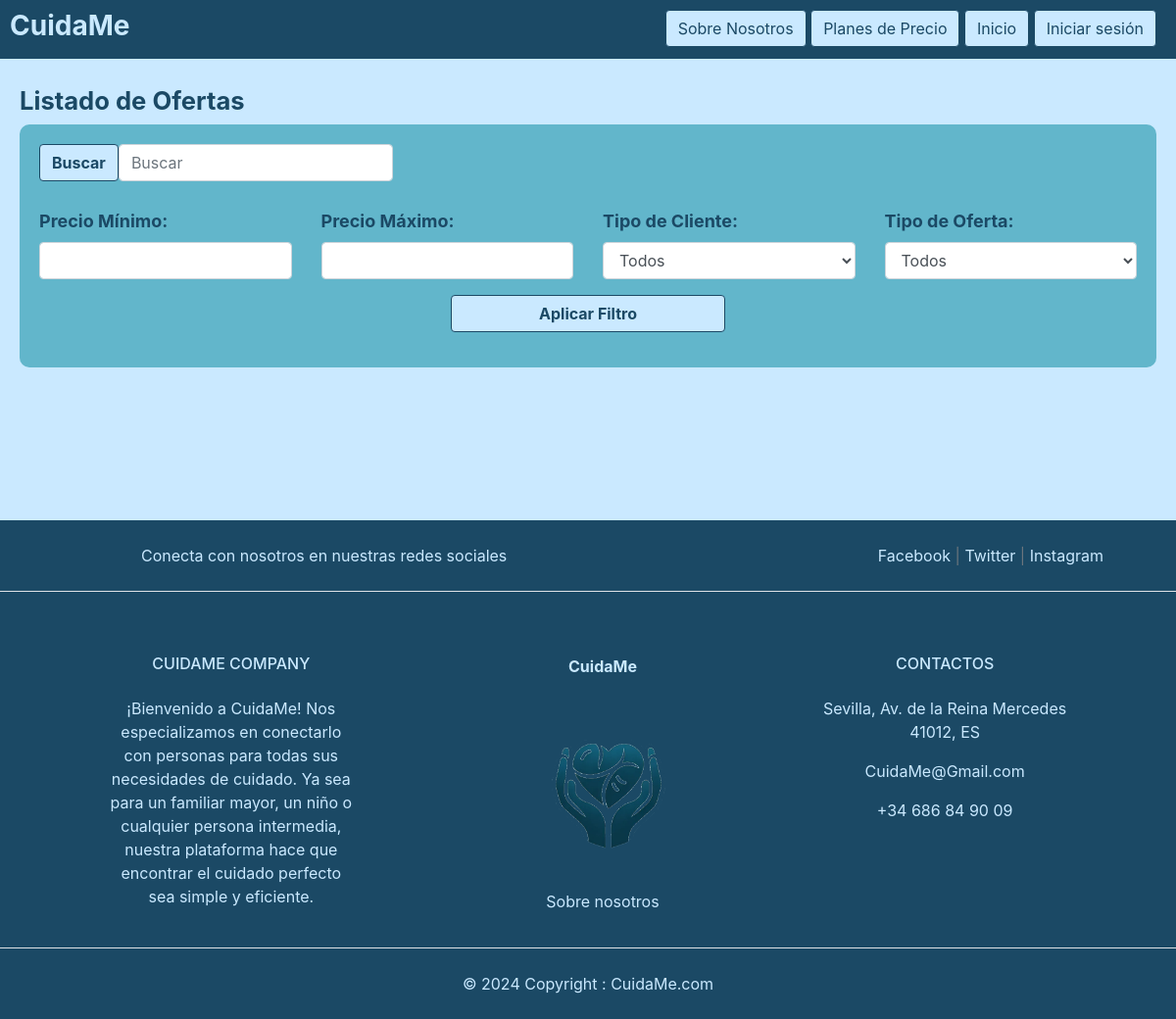
The app's page /offer/filter/, older data.
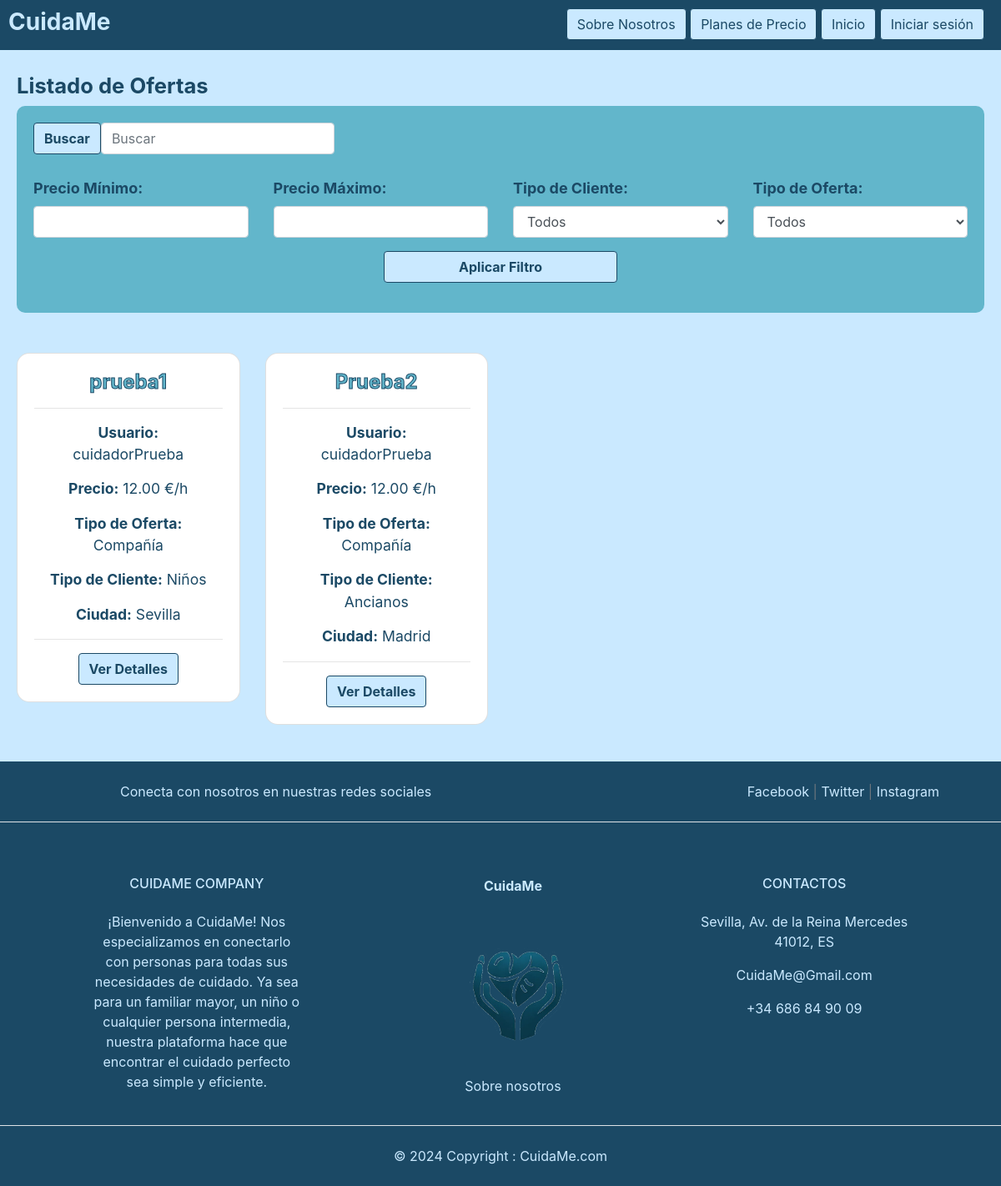
The same page, newer data.
### main/offer/models.py (models this page shows, shortened)
class Offer(models.Model):
    TYPE_CHOICES = (
        ('CO', 'COMPAÑÍA'),
        ('CU', 'CUIDADO'),
        ('TR', 'TRANSPORTE'),
        ('DO', 'COMPRA A DOMICILIO'),
        ('OT', 'OTROS')
    )
    CLIENT_CHOICES = (
        ('DF', 'DISCAPACIDAD FÍSICA'),
        ('DM', 'DISCAPACIDAD MENTAL'),
        ('NI', 'NIÑOS'),
        ('AN', 'ANCIANOS'),
        ('OT', 'OTROS')
    )
    title = models.CharField(max_length=200, verbose_name='Título')
    offer_type= models.CharField(max_length=255, verbose_name='Tipo de oferta', choices=TYPE_CHOICES, default='OT')
    client = models.CharField(max_length=255, verbose_name='Tipo de cliente', choices=CLIENT_CHOICES, default='OT')
    description = models.TextField(blank=True)
    price_per_hour = models.DecimalField(max_digits=10,decimal_places=2)
    city = models.CharField(max_length=200, verbose_name='Ciudad')
    available = models.BooleanField(default=True)
    created = models.DateTimeField(auto_now_add=True)
    updated = models.DateTimeField(auto_now=True)
    user = models.ForeignKey(User, on_delete=models.CASCADE, default=1)
    User.add_to_class('Total_average_rating', models.FloatField(default=0))
    def get_absolute_url(self):
        return reverse('offer:detail', args=[self.id])

### main/offer/views.py (the view)
# urls.py: path('filter/', filterOffers, name='filterOffers'),
def filterOffers(request):
    min_price_filter = request.POST.get('min_price_filter')
    max_price_filter = request.POST.get('max_price_filter')
    cliente_type_filter = request.POST.get('cliente_type_filter')
    offer_type_filter = request.POST.get('offer_type_filter')
    offers = Offer.objects.all()
    if(min_price_filter):
        offers = offers.filter(price_per_hour__gte=min_price_filter)
    if(max_price_filter):
        offers = offers.filter(price_per_hour__lte=max_price_filter)
    if(cliente_type_filter):
        offers = offers.filter(client__icontains=cliente_type_filter)
    if(offer_type_filter):
        offers = offers.filter(offer_type__icontains=offer_type_filter)
    return render(request, 'offers/list.html', {'offers': offers, 'min_price_filter' : min_price_filter, 'max_price_filter': max_price_filter,
                                                'cliente_type_filter':cliente_type_filter, 'offer_type_filter':offer_type_filter } )

### main/offer/templates/offers/list.html (shortened to what the changed rows need)
{% extends "main/base.html" %}
{% block content %}
{% load static %}
<!DOCTYPE html>
<html lang="es">
<head>
  <link rel="stylesheet" href="{% static "css/base.css" %}">
  <link rel="stylesheet" href="https://cdnjs.cloudflare.com/ajax/libs/bootstrap-datepicker/1.9.0/css/bootstrap-datepicker.min.css">
</head>
<body>
    <div style="margin: 20px;">
        <div class="title-container">
            <h1>Listado de Ofertas</h1>
        </div>
        <br><br>
        <div class="row row-cols-1 row-cols-sm-2 row-cols-md-3 row-cols-lg-4">
            {% for offer in offers %}
            <div class="col-12 col-sm-6 col-md-4 col-lg-3 mb-4">
                <div class="card offer-card">
                    <div class="card-body">
                        <h2 class="card-title text-center offer-card-title">{{ offer.title }}</a></h2>
                        <hr>
                        <p class="card-text offer-card-text text-center"><strong>Usuario:</strong> {{ offer.user }}</p>
                        <p class="card-text offer-card-text text-center"><strong>Precio:</strong> {{ offer.price_per_hour }} €/h</p>
                        <p class="card-text offer-card-text text-center"><strong>Tipo de Oferta:</strong>
                            {% if offer.offer_type == 'CO' %}
                                Compañía
                            {% elif offer.offer_type == 'CU' %}
                                Cuidado
                            {% elif offer.offer_type == 'TR' %}
                                Transporte
                            {% elif offer.offer_type == 'DO' %}
                                Compra a Domicilio
                            {% elif offer.offer_type == 'OT' %}
                                Otros
                            {% endif %}
                        </p>
                        <p class="card-text offer-card-text text-center"><strong>Tipo de Cliente:</strong>
                            {% if offer.client == 'DF' %}
                                Discapacidad Física
                            {% elif offer.client == 'DM' %}
                                Discapacidad Mental
                            {% elif offer.client == 'NI' %}
                                Niños
                            {% elif offer.client == 'AN' %}
                                Ancianos
                            {% elif offer.client == 'OT' %}
                                Otros
                            {% endif %}
                        </p>
                        <p class="card-text offer-card-text text-center"><strong>Ciudad:</strong> {{ offer.city }}</p>
                        <hr>
                        <div class="text-center">
                            <form action="{{ offer.get_absolute_url }}" method="get">
                                <button type="submit" class="btn light-btn">Ver Detalles</button>
                            </form>
                        </div>
                    </div>
                </div>
            </div>
            {% endfor %}
        </div>
    </div>
</body>
</html>
{% endblock %}

Row changes from the older to the newer data that the page shows:
added Offer: title "prueba1", user "cuidadorPrueba", price_per_hour "12.00", offer_type "Compañía", client "Niños", city "Sevilla"
added Offer: title "Prueba2", user "cuidadorPrueba", price_per_hour "12.00", offer_type "Compañía", client "Ancianos", city "Madrid"
